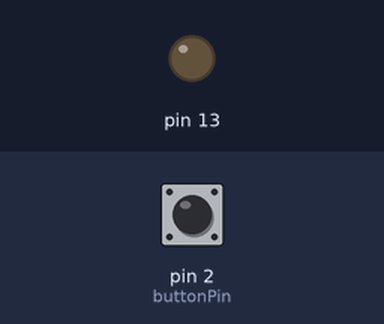
Simulated run of this sketch. Board: SparkFun Pro Micro, built with avr-gcc and run on an emulated ATmega32U4. Shown: output pins drawn as LEDs (lit = HIGH). The test bench sets the inputs (shaded band); at power-on: pin 2 (buttonPin) HIGH. What the sketch prints to the serial monitor is not drawn.

Above: at 1.2 s.
1.3 s: pin 2 (buttonPin) pulled LOW for 0.15 s
At 1.42 s:
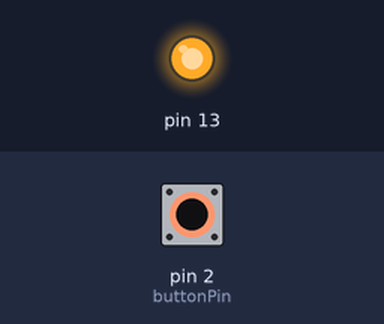
2.9 s: pin 2 (buttonPin) pulled LOW for 3.2 s
At 7.5 s:
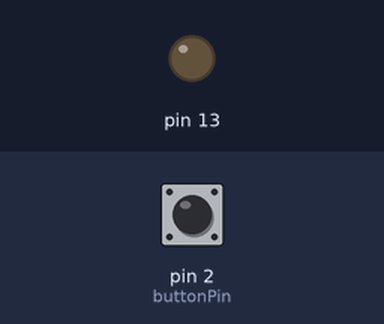
Timing chart, 0 to 9.0 s (numbered marks = the images above; inputs shaded):
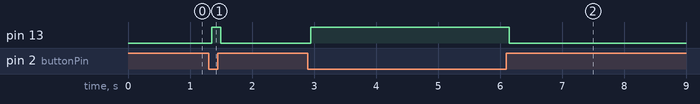

The sketch:

serial.ino
```cpp
// (licence header left out)
// ** CONFIGURATION PARAMETERS **

// Input pin for the footswitch. Connect to the other side of the switch to
// ground.
const int buttonPin = 2;

// Output pin for the LED.
#ifdef ARDUINO_AVR_PROMICRO
// "Pro Micro" boards don't have an LED wired to the "usual" pin 13,
// use the RX LED (17) instead.
// https://learn.sparkfun.com/tutorials/pro-micro--fio-v3-hookup-guide/example-1-blinkies
const int ledPin = 17;
#else
// Use default LED pin, this is pin 13 on most boards.
const int ledPin = LED_BUILTIN;
#endif

// Debounce time for the input pin, in milliseconds.
// Increase if the input "flickers".
const unsigned long debounceDelay = 50;

// ** END CONFIGURATION PARAMETERS **

// The current state of the output pin.
int ledState = LOW;
// The current reading from the input pin.
int buttonState;
// The previous reading from the input pin.
int lastButtonState = LOW;
// The last time the output pin was toggled.
unsigned long lastDebounceTime = 0;

void setup() {
  // Configure input pin and enable the internal pull-up resistor
  pinMode(buttonPin, INPUT_PULLUP);
  pinMode(ledPin, OUTPUT);

  // Start serial connection
  Serial.begin(9600);
}

void loop() {
  // Read the button state into a variable.
  int sensorVal = digitalRead(2);

  // check to see if you just pressed the button
  // (i.e. the input went from LOW to HIGH), and you've waited long enough
  // since the last press to ignore any noise:

  // If the switch changed, due to noise or pressing:
  if (sensorVal != lastButtonState) {
    // reset the debouncing timer
    lastDebounceTime = millis();
  }

  if ((millis() - lastDebounceTime) > debounceDelay) {
    // whatever the reading is at, it's been there for longer than the debounce
    // delay, so take it as the actual current state:

    // if the button state has changed:
    if (sensorVal != buttonState) {
      buttonState = sensorVal;

      // Keep in mind the pull-up means the pushbutton's logic is inverted. It goes
      // HIGH when it's open, and LOW when it's pressed.
      Serial.print(buttonState == LOW ? "1" : "0");

#ifdef ARDUINO_AVR_PROMICRO
      // Pro Micro has inverted LED state (LOW = on)
      ledState = buttonState == HIGH;
#else
      ledState = buttonState == LOW;
#endif
    }
  }

  // set the LED:
  digitalWrite(ledPin, ledState);

  // save the reading. Next time through the loop, it'll be the lastButtonState:
  lastButtonState = sensorVal;
}
```

Measured:
- after the input at 1.3 s, pin 13: LOW → HIGH after 0.05 s, → LOW 0.15 s later
- after the input at 2.9 s, pin 13: LOW → HIGH after 0.05 s, → LOW 3.2 s later
